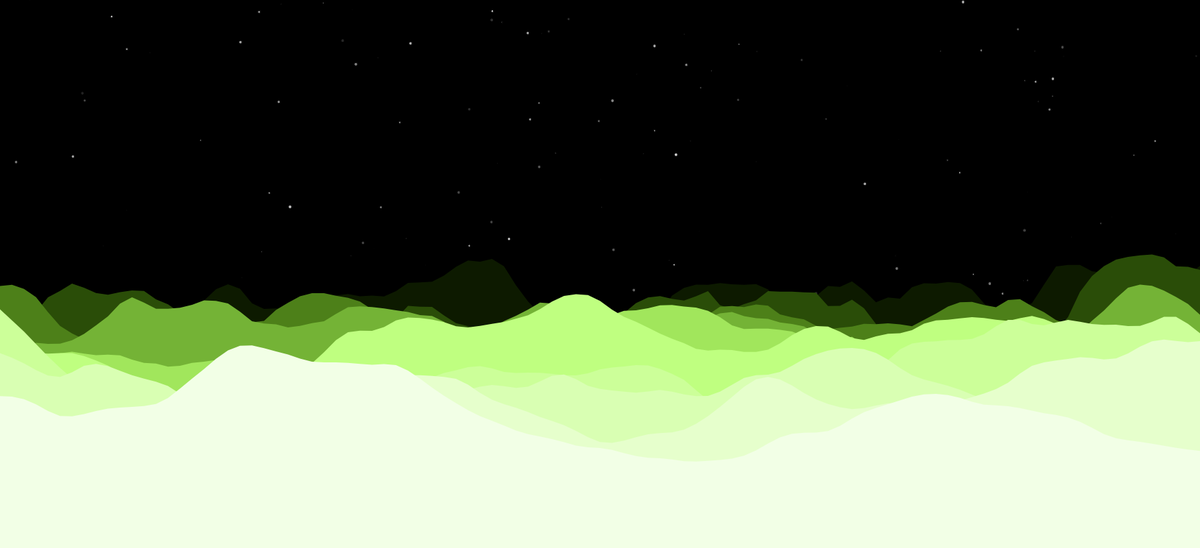
Frame 1 (no input)
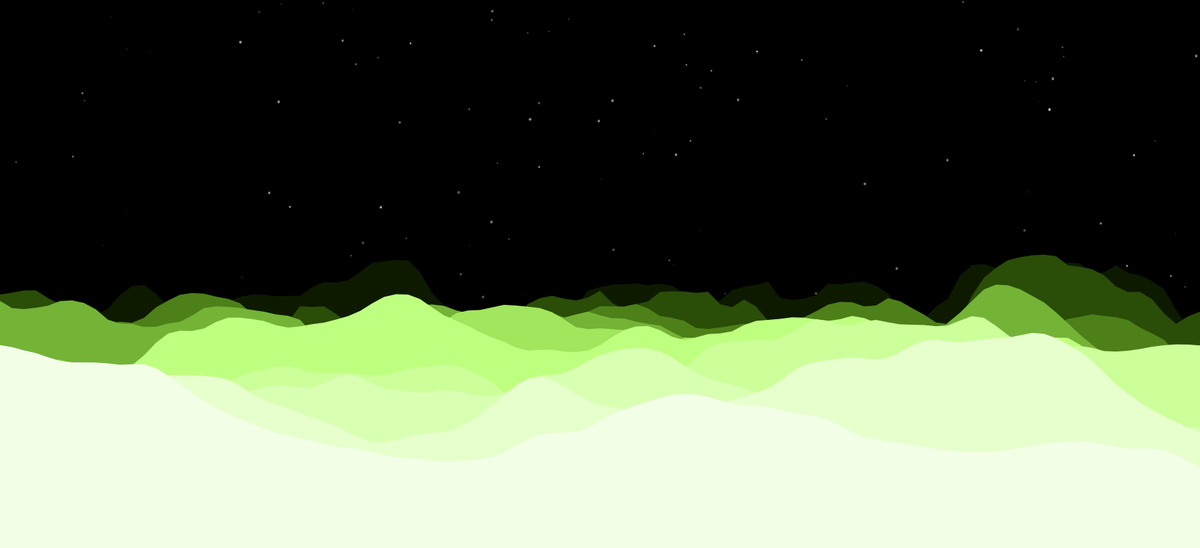
Frame 60 (no input)
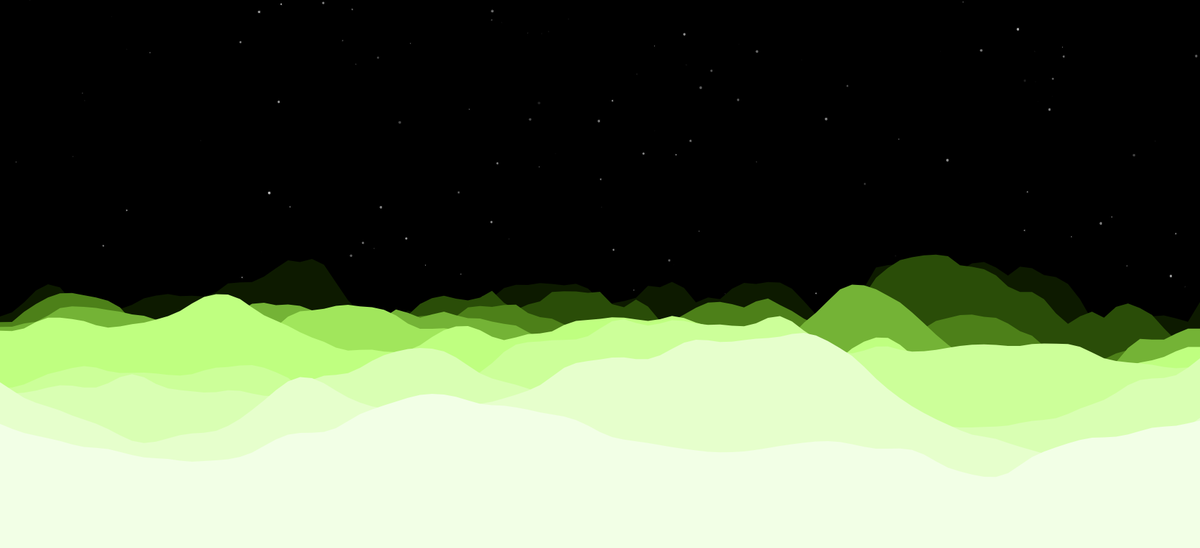
Frame 120 (the mouse pressed at the canvas centre since frame 60)

The p5.js sketch that drew these frames (run headless with seeded random() and noise() and a simulated clock; from frame 60 on, the mouse is pressed at the canvas centre):

// p5.js sketch
// ── sketch.js
function createLayer(scl, off) {

	let w = width;
	let h = height / 2;
	let res = 100;

	let o = w / 10;
	let s = scl;
	
	let V = [];

	// corner start vertex
	V.push({x: -w / 2, y: -h / 2});

	// terrain vertices
	for (let i = 0; i <= res; i++) {
	
		let x = w / res * i - w / 2; 
		let k = noise(i / s + off) * o;

		let y = (-h / 2) - k;
	
		V.push({x, y});
}

	// the box below
	V.push({x: w / 2, y: -h / 2});
	V.push({x: w / 2, y: h / 2});
	V.push({x: -w / 2, y: h / 2});
	V.push({x: -w / 2, y: -h / 2});

	return V;

}

function updateLayer(scl, off, V) {
	
	let w = width;
	let h = height / 2;
	let res = 100;

	let o = w / 5;
	let s = scl;

	for (let i = 1; i <= res + 1; i++) {
		let k = noise(i / s + xoff, off) * o;	
		V[i].y = (-h / 2) - k;
	}
}
function drawLayer(x, y, verts) {
	push();
	translate(x, y);
	
beginShape();
	verts.forEach(v => vertex(v.x, v.y));
	endShape();
	pop();
}

function setupLayers() {
	layers = Array(10).fill().map((l, i) => {
		randomSeed(i);
		return {
			seed: random(0,  5000),
			pos: {x: 0, y: i * 20 + height * 0.5},
			verts: createLayer(i * 50, i * 40)
		}
	})
	xoff = 0;
	setCol(true);
}

function drawLayers() {
	layers.forEach((l, i, self) => {
		updateLayer(10 + 2 * i, l.seed, l.verts);
		noStroke();
    
    	
    let _i = i / self.length;
  	if (coloured) {
      // remapped -> x * x -> quadratic colouring
      //_i *= _i;
fill(90, 100 - 100 * _i, 10 +  200 * _i);
    } else {
			fill(225 - 225 / self.length * i);
    }
      
    drawLayer(l.pos.x, l.pos.y, l.verts);
	});
} 
function setupStars(w, h) {

	let ctx = createGraphics(w, h);


	let data = Array(200).fill().map(s => ({
		x: random(0, width),
		y: random(0, height),
		r: random(1, 5)
	}));

	console.log(data);
	return {ctx, data};

}

function updateStars(stars) {
	stars.ctx.background(0);
	stars.data.forEach((s, i) => {
		let t = frameCount / 80 + i;
		s.r = map(sin(t), -1, 1, 1, 5);
    
stars.ctx.fill(255 * noise(t * 3));
    stars.ctx.ellipse(s.x, s.y, s.r, s.r);
  });
}	
function drawStars(stars) {
	image(stars.ctx, 0, 0, stars.ctx.width, stars.ctx.height);
}

//------------------------------------------------
let layers;
let xoff;
let stars;
let coloured;

function setup() {
		
	createCanvas(1750, 800);
  
	setupLayers();
	stars = setupStars(width, height);

  
}

function draw() {
	
	xoff = frameCount / 80;	
updateStars(stars);
	drawStars(stars);

	translate(width / 2, height / 2);
	drawLayers();
  		
  
}

const setCol = b => {
  coloured = b;
  colorMode(coloured ? HSB : RGB);
}
